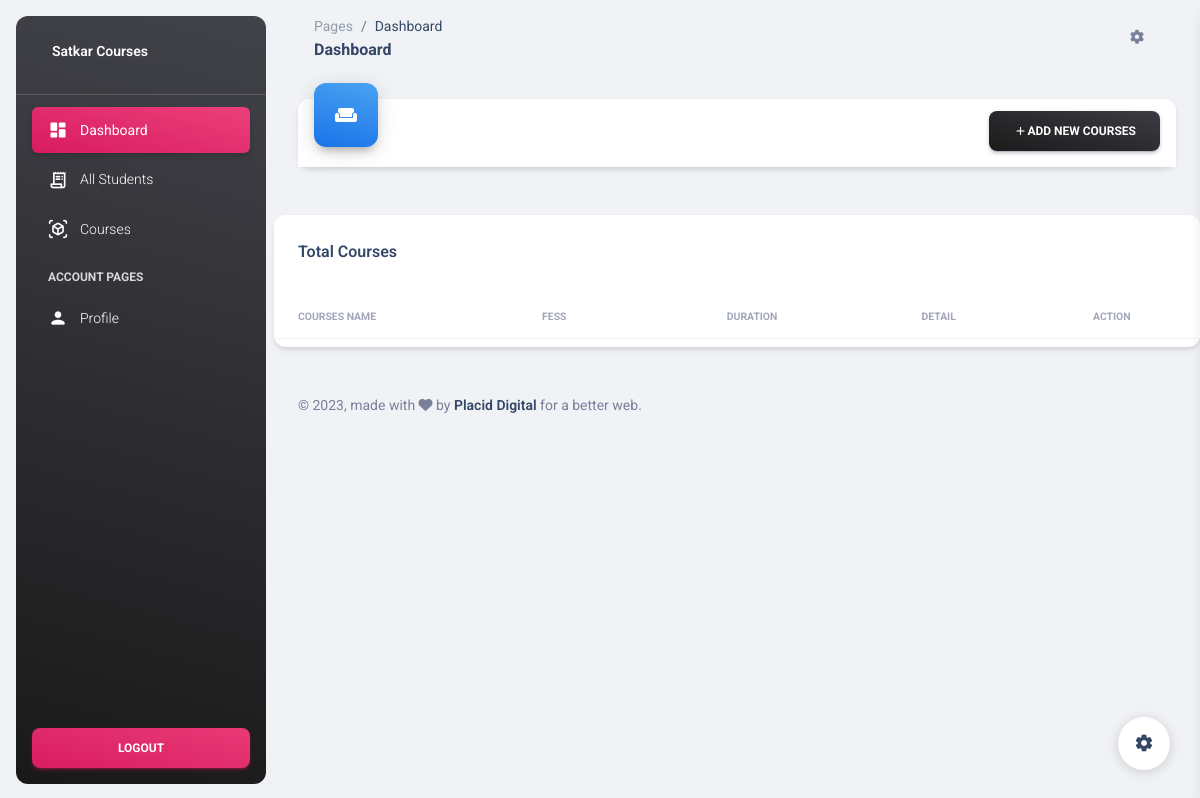
Page /courses/ on the earlier database version.
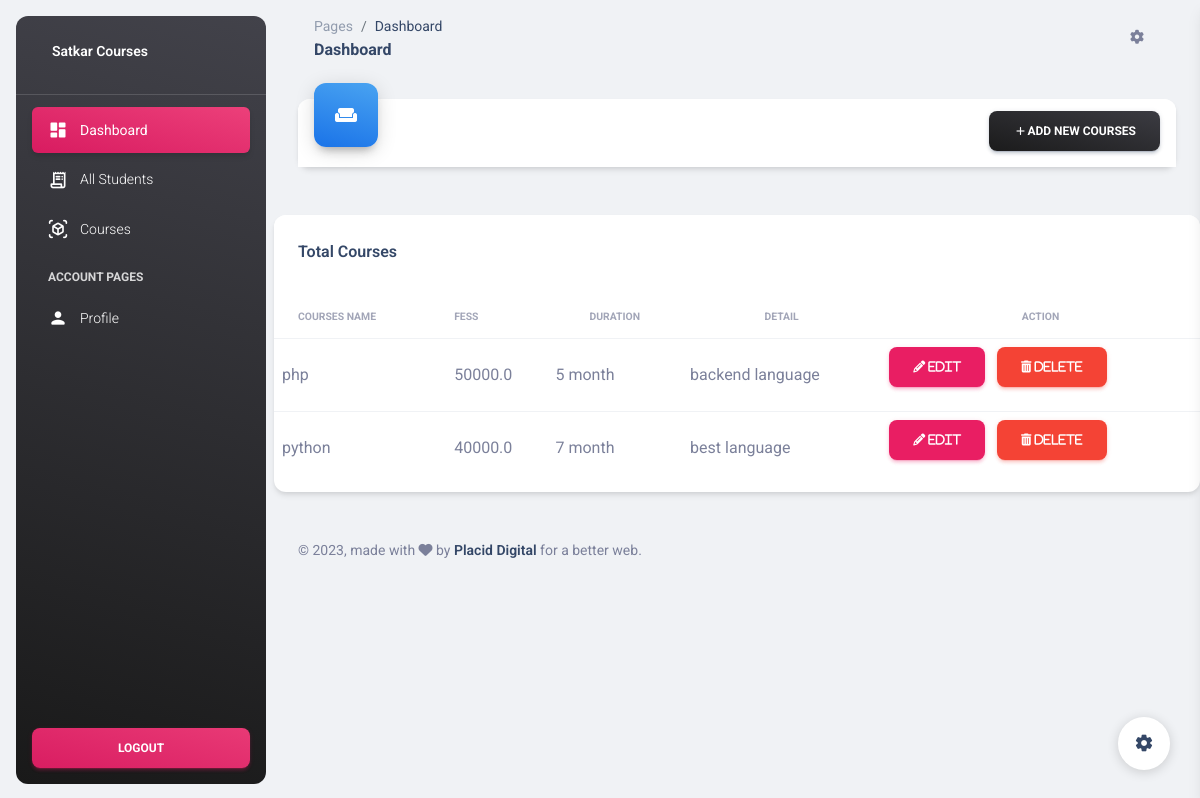
Same page on the later database version.
### app/models.py (models this page shows)
class student_dashboard(models.Model):
    Course_Name = models.CharField(max_length=200)
    Fess = models.FloatField()
    Duration = models.CharField(max_length=100)
    Description = models.TextField()

### app/views.py (the view)
# urls.py: path('courses/',views.courses),
def courses(request):
    res = student_dashboard.objects.all()
    return render(request,'courses.html',{'tab':res})

### app/templates/courses.html (shortened to what the changed rows need)
{% load static %}
<!DOCTYPE html>
<html lang="en">
<head>
  <link href="{% static 'css/nucleo-icons.css'%}" rel="stylesheet" />
  <link href="{% static 'css/nucleo-svg.css' %}" rel="stylesheet" />
  <link id="pagestyle" href="{% static 'css/material-dashboard.css' %}" rel="stylesheet" />
</head>
<body class="g-sidenav-show  bg-gray-200">
  <main class="main-content position-relative max-height-vh-100 h-100 border-radius-lg ">
    <div class="row mt-4 mb-4">
      <div class="col-lg-12 col-md-6 mb-md-0 mb-4">
        <div class="card">
          <div class="card-body px-0 pb-2">
            <div class="table-responsive">
              <table class="table align-items-center mb-0">
                <thead>
                  <tr>
                    <th class="text-uppercase text-secondary text-xxs font-weight-bolder opacity-7">Courses Name</th>
                    <th class="text-uppercase text-secondary text-xxs font-weight-bolder opacity-7 ps-2">Fess</th>
                    <th class="text-center text-uppercase text-secondary text-xxs font-weight-bolder opacity-7">
                      Duration</th>
                    <th class="text-center text-uppercase text-secondary text-xxs font-weight-bolder opacity-7">
                      Detail</th>
                      <th class="text-center text-uppercase text-secondary text-xxs font-weight-bolder opacity-7">
                        Action</th>
                  </tr>
                </thead>
                <tbody>
                  {% if tab %}
                  {% for i in tab %}
                  <tr>
                    <td>{{i.Course_Name}}</td>
                    <td>{{i.Fess}}</td>
                    <td>{{i.Duration}}</td>
                    <td>{{i.Description}}</td>
                    <td><a class="btn btn-primary" href="/update/{{i.id}}"><i class="fa fa-pencil">
                          Edit</i></a>&nbsp&nbsp
                      <a class="btn btn-danger" href="/delete/{{i.id}}"
                        onclick="return confirm('Are you sure you want to delete this?')">
                        <i class="fa fa-trash"> Delete </i></a>
                    </td>
                  </tr>
                  {% endfor %}
                  {% endif %}
                </tbody>
              </table>
            </div>
          </div>
        </div>
      </div>
    </div>
  </main>
</body>
</html>

Differences in the rows shown:
added student_dashboard: Course_Name "php", Fess "50000.0", Duration "5 month", Description "backend language"
added student_dashboard: Course_Name "python", Fess "40000.0", Duration "7 month", Description "best language"
